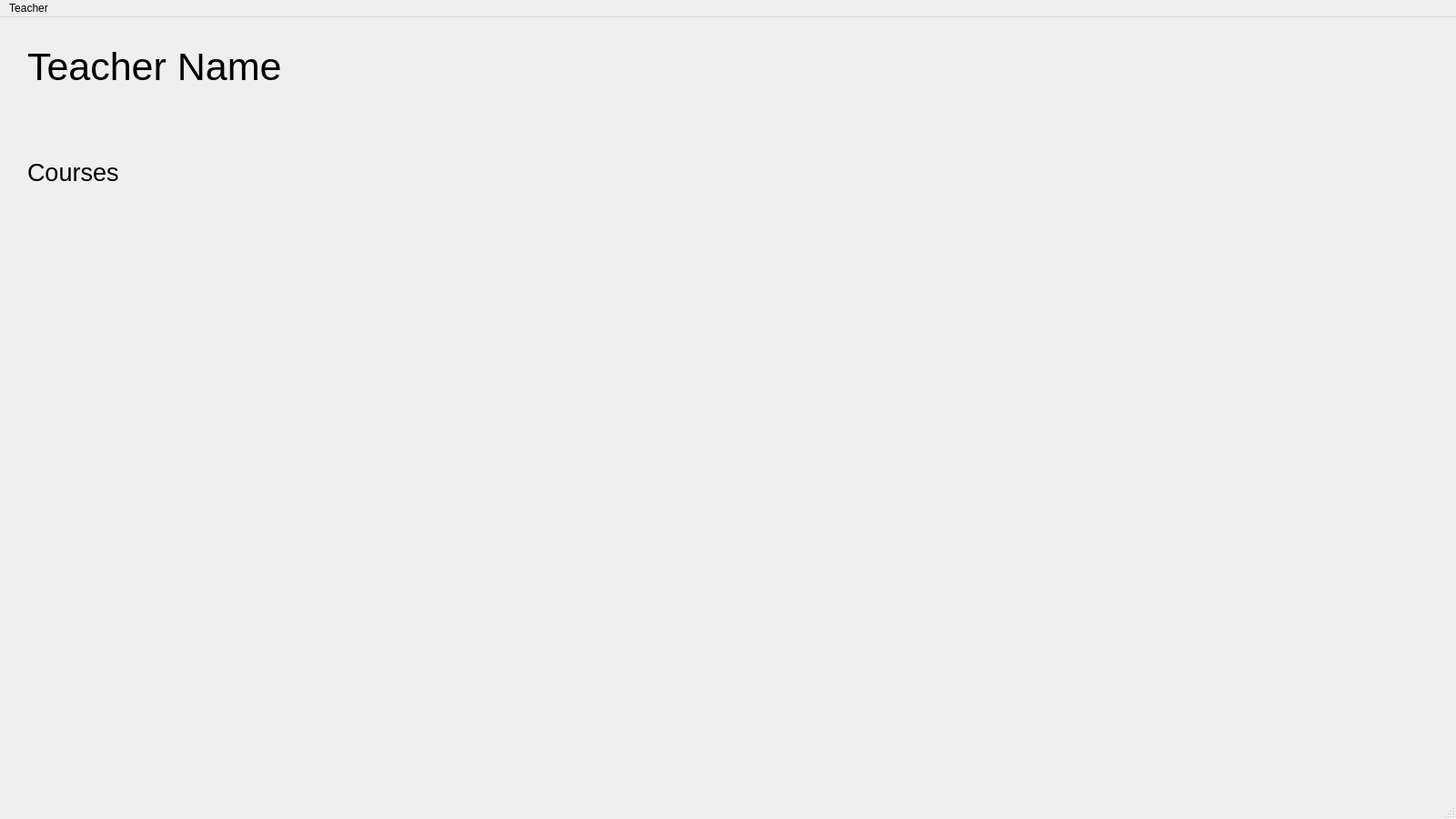
<?xml version="1.0" encoding="UTF-8"?>
<ui version="4.0">
 <class>TeacherWindow</class>
 <widget class="QMainWindow" name="TeacherWindow">
  <property name="geometry">
   <rect>
    <x>0</x>
    <y>0</y>
    <width>1600</width>
    <height>900</height>
   </rect>
  </property>
  <property name="windowTitle">
   <string>MainWindow</string>
  </property>
  <widget class="QWidget" name="centralwidget">
   <widget class="QLabel" name="teacherName">
    <property name="geometry">
     <rect>
      <x>30</x>
      <y>30</y>
      <width>800</width>
      <height>100</height>
     </rect>
    </property>
    <property name="font">
     <font>
      <pointsize>32</pointsize>
     </font>
    </property>
    <property name="text">
     <string>Teacher Name</string>
    </property>
    <property name="alignment">
     <set>Qt::AlignLeading|Qt::AlignLeft|Qt::AlignTop</set>
    </property>
   </widget>
   <widget class="QLabel" name="coursesLabel">
    <property name="geometry">
     <rect>
      <x>30</x>
      <y>150</y>
      <width>101</width>
      <height>41</height>
     </rect>
    </property>
    <property name="font">
     <font>
      <pointsize>20</pointsize>
     </font>
    </property>
    <property name="text">
     <string>Courses</string>
    </property>
   </widget>
  </widget>
  <widget class="QMenuBar" name="menubar">
   <property name="geometry">
    <rect>
     <x>0</x>
     <y>0</y>
     <width>1600</width>
     <height>21</height>
    </rect>
   </property>
   <widget class="QMenu" name="menuTeacher">
    <property name="title">
     <string>Teacher</string>
    </property>
   </widget>
   <addaction name="menuTeacher"/>
  </widget>
  <widget class="QStatusBar" name="statusbar"/>
 </widget>
 <resources/>
 <connections/>
</ui>
